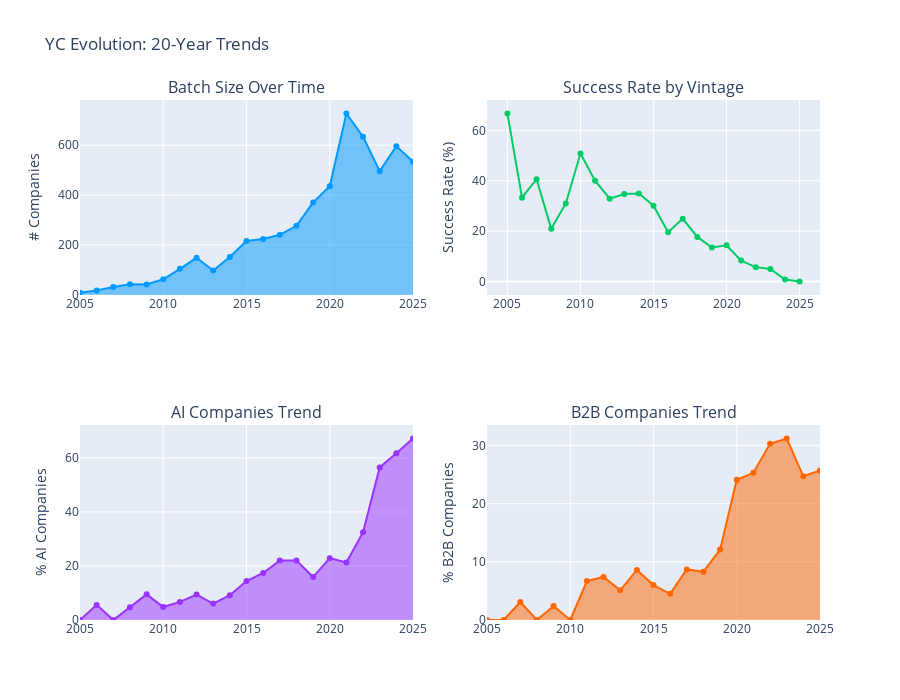

Notebook code for this chart:
### Markdown cell above
---
## 5. Temporal & Batch Analysis

How has YC evolved over 20 years?

### Code cell
# Batch statistics over time
batch_stats = df.groupby('batch_year').agg({
    'company_id': 'count',
    'is_successful': 'mean',
    'num_founders': 'mean',
    'team_size': 'mean',
    'is_ai': 'mean',
    'is_b2b': 'mean'
}).round(3)

batch_stats.columns = ['Batch_Size', 'Success_Rate', 'Avg_Founders', 'Avg_Team_Size', 'AI_Pct', 'B2B_Pct']
batch_stats = batch_stats.dropna()

# Plot multiple trends
fig = make_subplots(
    rows=2, cols=2,
    subplot_titles=('Batch Size Over Time', 'Success Rate by Vintage', 
                    'AI Companies Trend', 'B2B Companies Trend')
)

# 1. Batch size
fig.add_trace(
    go.Scatter(x=batch_stats.index, y=batch_stats['Batch_Size'], 
               mode='lines+markers', marker_color='#0099FF', fill='tozeroy'),
    row=1, col=1
)

# 2. Success rate
fig.add_trace(
    go.Scatter(x=batch_stats.index, y=batch_stats['Success_Rate']*100, 
               mode='lines+markers', marker_color='#00CC66'),
    row=1, col=2
)

# 3. AI trend
fig.add_trace(
    go.Scatter(x=batch_stats.index, y=batch_stats['AI_Pct']*100, 
               mode='lines+markers', marker_color='#9933FF', fill='tozeroy'),
    row=2, col=1
)

# 4. B2B trend
fig.add_trace(
    go.Scatter(x=batch_stats.index, y=batch_stats['B2B_Pct']*100, 
               mode='lines+markers', marker_color='#FF6600', fill='tozeroy'),
    row=2, col=2
)

fig.update_yaxes(title_text="# Companies", row=1, col=1)
fig.update_yaxes(title_text="Success Rate (%)", row=1, col=2)
fig.update_yaxes(title_text="% AI Companies", row=2, col=1)
fig.update_yaxes(title_text="% B2B Companies", row=2, col=2)

fig.update_layout(height=700, showlegend=False, title_text="YC Evolution: 20-Year Trends")
fig.show()

### Figure 1 — Plotly figure (JSON) as saved in the notebook; plotly's stock layout.template omitted (floating-point values rounded to 4 significant figures)
{"data": [{"fill": "tozeroy", "marker": {"color": "#0099FF"}, "mode": "lines+markers", "type": "scatter", "x": [2005, 2006, 2007, 2008, 2009, 2010, 2011, 2012, 2013, 2014, 2015, 2016, 2017, 2018, 2019, 2020, 2021, 2022, 2023, 2024, 2025], "xaxis": "x", "y": [9, 18, 32, 43, 42, 63, 105, 149, 98, 152, 216, 224, 241, 277, 371, 436, 727, 634, 496, 596, 534], "yaxis": "y"}, {"marker": {"color": "#00CC66"}, "mode": "lines+markers", "type": "scatter", "x": [2005, 2006, 2007, 2008, 2009, 2010, 2011, 2012, 2013, 2014, 2015, 2016, 2017, 2018, 2019, 2020, 2021, 2022, 2023, 2024, 2025], "xaxis": "x2", "y": [66.7, 33.3, 40.6, 20.9, 31.0, 50.8, 40.0, 32.9, 34.7, 34.9, 30.1, 19.6, 24.9, 17.7, 13.5, 14.4, 8.3, 5.7, 5.0, 0.8, 0.0], "yaxis": "y2"}, {"fill": "tozeroy", "marker": {"color": "#9933FF"}, "mode": "lines+markers", "type": "scatter", "x": [2005, 2006, 2007, 2008, 2009, 2010, 2011, 2012, 2013, 2014, 2015, 2016, 2017, 2018, 2019, 2020, 2021, 2022, 2023, 2024, 2025], "xaxis": "x3", "y": [0.0, 5.6, 0.0, 4.7, 9.5, 4.8, 6.7, 9.4, 6.1, 9.2, 14.4, 17.4, 22.0, 22.0, 15.9, 22.9, 21.3, 32.5, 56.5, 61.7, 67.2], "yaxis": "y3"}, {"fill": "tozeroy", "marker": {"color": "#FF6600"}, "mode": "lines+markers", "type": "scatter", "x": [2005, 2006, 2007, 2008, 2009, 2010, 2011, 2012, 2013, 2014, 2015, 2016, 2017, 2018, 2019, 2020, 2021, 2022, 2023, 2024, 2025], "xaxis": "x4", "y": [0.0, 0.0, 3.1, 0.0, 2.4, 0.0, 6.7, 7.4, 5.1, 8.6, 6.0, 4.5, 8.7, 8.3, 12.1, 24.1, 25.3, 30.3, 31.2, 24.7, 25.7], "yaxis": "y4"}], "layout": {"annotations": [{"font": {"size": 16}, "showarrow": false, "text": "Batch Size Over Time", "x": 0.225, "xanchor": "center", "xref": "paper", "y": 1, "yanchor": "bottom", "yref": "paper"}, {"font": {"size": 16}, "showarrow": false, "text": "Success Rate by Vintage", "x": 0.775, "xanchor": "center", "xref": "paper", "y": 1, "yanchor": "bottom", "yref": "paper"}, {"font": {"size": 16}, "showarrow": false, "text": "AI Companies Trend", "x": 0.225, "xanchor": "center", "xref": "paper", "y": 0.375, "yanchor": "bottom", "yref": "paper"}, {"font": {"size": 16}, "showarrow": false, "text": "B2B Companies Trend", "x": 0.775, "xanchor": "center", "xref": "paper", "y": 0.375, "yanchor": "bottom", "yref": "paper"}], "height": 700, "showlegend": false, "title": {"text": "YC Evolution: 20-Year Trends"}, "xaxis": {"anchor": "y", "domain": [0, 0.45]}, "xaxis2": {"anchor": "y2", "domain": [0.55, 1]}, "xaxis3": {"anchor": "y3", "domain": [0, 0.45]}, "xaxis4": {"anchor": "y4", "domain": [0.55, 1]}, "yaxis": {"anchor": "x", "domain": [0.625, 1], "title": {"text": "# Companies"}}, "yaxis2": {"anchor": "x2", "domain": [0.625, 1], "title": {"text": "Success Rate (%)"}}, "yaxis3": {"anchor": "x3", "domain": [0, 0.375], "title": {"text": "% AI Companies"}}, "yaxis4": {"anchor": "x4", "domain": [0, 0.375], "title": {"text": "% B2B Companies"}}}}
